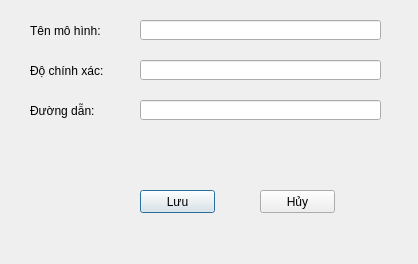
<?xml version="1.0" encoding="UTF-8"?>
<ui version="4.0">
 <class>Dialog</class>
 <widget class="QDialog" name="Dialog">
  <property name="geometry">
   <rect>
    <x>0</x>
    <y>0</y>
    <width>418</width>
    <height>264</height>
   </rect>
  </property>
  <property name="windowTitle">
   <string>Thêm mô hình mới</string>
  </property>
  <widget class="QLabel" name="label">
   <property name="geometry">
    <rect>
     <x>30</x>
     <y>20</y>
     <width>101</width>
     <height>21</height>
    </rect>
   </property>
   <property name="text">
    <string>Tên mô hình:</string>
   </property>
  </widget>
  <widget class="QLineEdit" name="lineEditName">
   <property name="geometry">
    <rect>
     <x>140</x>
     <y>20</y>
     <width>241</width>
     <height>20</height>
    </rect>
   </property>
  </widget>
  <widget class="QLineEdit" name="lineEditAccuracy">
   <property name="geometry">
    <rect>
     <x>140</x>
     <y>60</y>
     <width>241</width>
     <height>20</height>
    </rect>
   </property>
  </widget>
  <widget class="QLabel" name="label_2">
   <property name="geometry">
    <rect>
     <x>30</x>
     <y>60</y>
     <width>101</width>
     <height>21</height>
    </rect>
   </property>
   <property name="text">
    <string>Độ chính xác:</string>
   </property>
  </widget>
  <widget class="QLineEdit" name="lineEditPath">
   <property name="geometry">
    <rect>
     <x>140</x>
     <y>100</y>
     <width>241</width>
     <height>20</height>
    </rect>
   </property>
  </widget>
  <widget class="QLabel" name="label_3">
   <property name="geometry">
    <rect>
     <x>30</x>
     <y>100</y>
     <width>101</width>
     <height>21</height>
    </rect>
   </property>
   <property name="text">
    <string>Đường dẫn:</string>
   </property>
  </widget>
  <widget class="QPushButton" name="btnSave">
   <property name="geometry">
    <rect>
     <x>140</x>
     <y>190</y>
     <width>75</width>
     <height>23</height>
    </rect>
   </property>
   <property name="text">
    <string>Lưu</string>
   </property>
  </widget>
  <widget class="QPushButton" name="btnCancel">
   <property name="geometry">
    <rect>
     <x>260</x>
     <y>190</y>
     <width>75</width>
     <height>23</height>
    </rect>
   </property>
   <property name="text">
    <string>Hủy</string>
   </property>
  </widget>
 </widget>
 <resources/>
 <connections/>
</ui>
